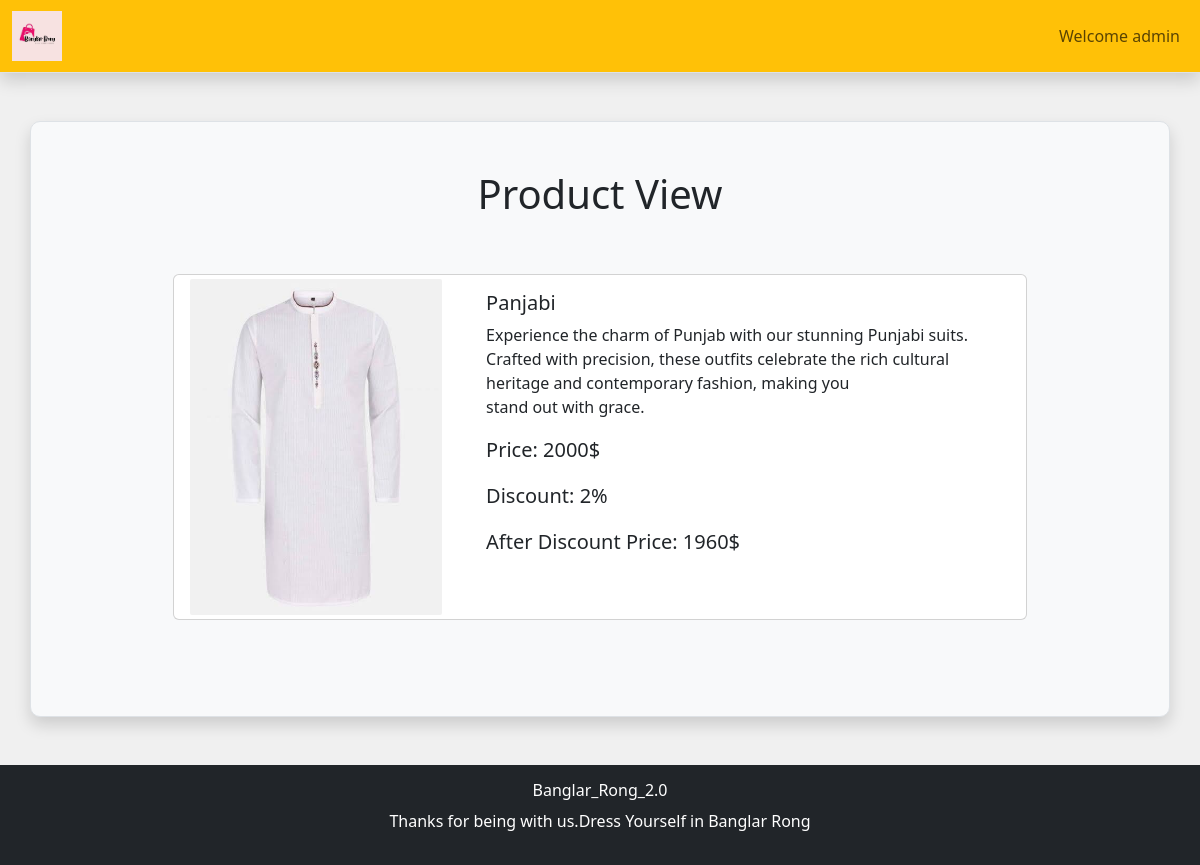
Page /admin_area/product.php?id=7&view=true (signed in) on the committed database.
### tables this page shows
CREATE TABLE `products` (
  `product_id` int(11) NOT NULL,
  `product_title` varchar(100) NOT NULL,
  `product_description` varchar(255) NOT NULL,
  `product_keywords` varchar(255) NOT NULL,
  `category_id` int(11) NOT NULL,
  `brand_id` int(11) NOT NULL,
  `product_image1` varchar(255) NOT NULL,
  `product_image2` varchar(255) NOT NULL,
  `product_image3` varchar(255) NOT NULL,
  `product_price` varchar(100) NOT NULL,
  `specialOffers` tinyint(1) NOT NULL,
  `offerRate` int(11) NOT NULL,
  `date` timestamp NOT NULL DEFAULT current_timestamp() ON UPDATE current_timestamp(),
  `status` varchar(100) NOT NULL
);

### admin_area/product.php (the view, shortened to what this page needs)
<?php
require('header.php');
?>
<div class="container  mb-5 bg-light rounded-lg border border-rounded shadow py-5">
<h1 class="text-center">Product <?php if(!(isset($_GET['view']) && $_GET['view']=='true'))
    {echo "Edit";}else{echo "View";}?></h1>
<div class="row">
<?php
if(isset($_GET['id'])){
$id = $_GET['id'];
global $con;
    $select_query = "Select * from `products` WHERE product_id=$id ";
$result_query = mysqli_query($con, $select_query);
while ($row = mysqli_fetch_assoc($result_query)) {
    $product_id = $row['product_id'];
    $product_title = $row['product_title'];
    $product_description = $row['product_description'];
    $product_image1 = $row['product_image1'];
    $product_price = $row['product_price'];
    $offerRate = $row['offerRate'];
    ?>
<div class="card w-75 m-auto my-5">
    <div class="row">
<div class="col-md-4">
<img src="product_images/<?php echo $product_image1;?>" class="rounded border-0 img-thumbnail" alt="...">
</div>
<div class="col-md-8">
  <div class="card-body">
    <h5 class="card-title"><?php echo $product_title;?></h5>
    <p class="card-text"><?php echo $product_description;?></p>
    <?php
    if(!(isset($_GET['view']) && $_GET['view']=='true'))
    {
    ?>
    <form action="product.php?id=<?php echo $product_id;?>" method="POST">
    <div class="mb-3 d-flex align-items-center gap-2">
        <label for="" class="form-label">Special Offer Rate: </label>
        <input
            type="text"
            class="form-control"
            name="offerRate"
            id="update"
            aria-describedby="helpId"
            placeholder=""
            style="width:100px"
            value ='<?php echo $offerRate;?>'
            onkeyup="onPes()"
            onkeypress='return event.charCode >= 48 && event.charCode <= 57'
        />
        <span>%</span>
    </div>
    <button type="submit" name='submit' class="btn btn-primary disabled submitBTN" >Go</button>
    </form>
    <?php     }else{
?>
<p class='fs-5'>Price: <span><?php echo $product_price;?>$</span></p>
<?php
if(intval($offerRate)>0)
{
    ?>
<p class='fs-5'>Discount: <span><?php echo $offerRate;?>%</span></p>
<p class='fs-5'>After Discount Price: <span><?php echo $product_price-(($product_price*$offerRate)/100);?>$</span></p>
<?php
}
    } ?>
  </div>
  </div>
  </div>
</div>
<?php
}
}
?>
</div>
</div>
<?php
require('footer.php')
?>

### style.css (style rules this page uses)
* { margin: 0; padding: 0; box-sizing: border-box; }

### admin_area/header.php (style rules this page uses)
.border-rounded { border-radius: 10px; }

### rows in the picture
products: product_image1 (picture), product_title "Panjabi", product_description "Experience the charm of Punjab with our stunning Punjabi suits. Crafted with precision, these outfits celebrate the rich cultural heritage and contemporary fashion, making you stand out with grace.", product_price "2000", offerRate "2", $product_price-(($product_price*$offerRate)/100) "1960"

### other values in the picture
$_SESSION['admin_name'] "admin"
